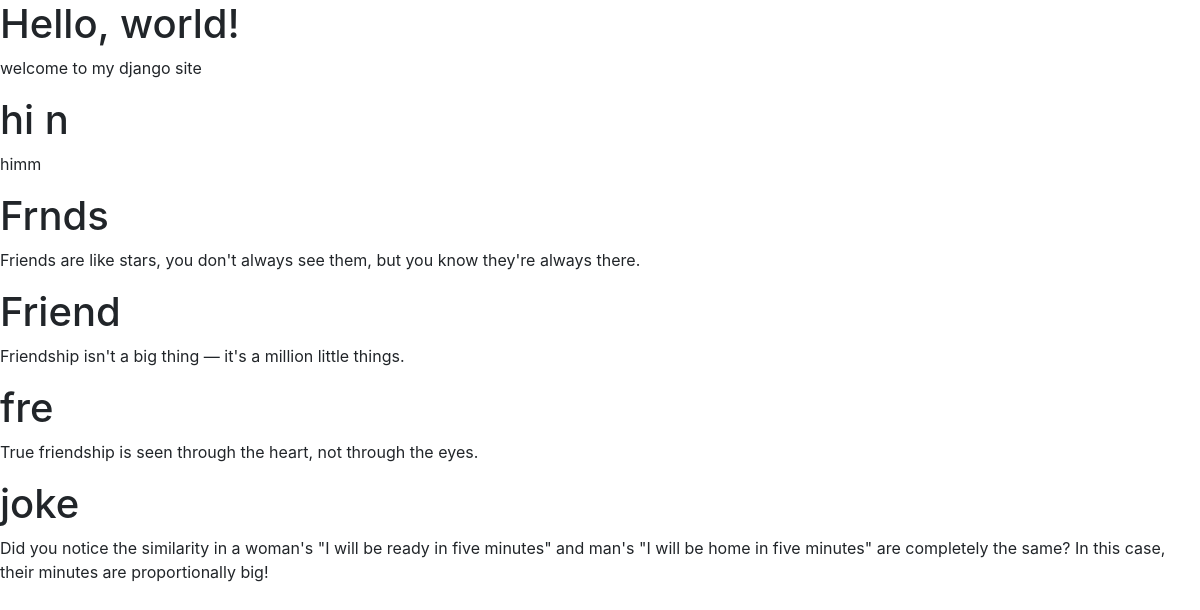
The page / on the database its author committed.
### blogApp/models.py (models this page shows, shortened)
class Post(models.Model):
	title = models.CharField(max_length=100)
	body = models.TextField()
	created_time = models.DateTimeField(auto_now=True)
	updated_time = models.DateTimeField(auto_now_add=True)

### blogApp/views.py (the view)
# urls.py: 2. Add a URL to urlpatterns:  path('', views.home, name='home')
def home(request):
	qs = Post.objects.all()
	return render(request,'home.html',{'qs':qs})

### templates/home.html (shortened to what this page needs)
<!doctype html>
<html lang="en">
  <head>
    <link rel="stylesheet" href="https://maxcdn.bootstrapcdn.com/bootstrap/4.0.0/css/bootstrap.min.css">
  </head>
  <body>
    <h1>Hello, world!</h1>
    <p>welcome to my django site</p>
{% block content %}
    {% for x in qs %}
    <h1>{{x.title}}</h1>
    <p> {{x.body}}</p>
      {% endfor %}
      {% endblock %}
  </body>
</html>

### rows shown on the page
Post: title "hi n", body "himm"
Post: title "Frnds", body "Friends are like stars, you don't always see them, but you know they're always there."
Post: title "Friend", body "Friendship isn't a big thing — it's a million little things."
Post: title "fre", body "True friendship is seen through the heart, not through the eyes."
Post: title "joke", body "Did you notice the similarity in a woman's \"I will be ready in five minutes\" and man's \"I will be home in five minutes\" are completely the same? In this case, their minutes are proportionally big!"
